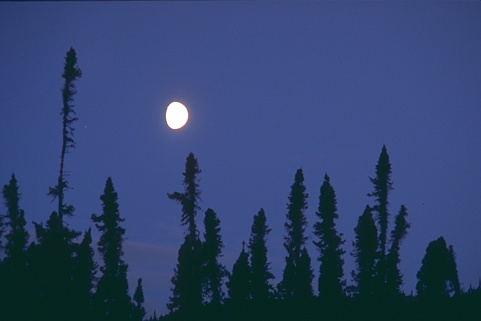
#> input picture Experiments/Image Segmentation exp - v2/238011.jpg, 481 x 321 px, found by its file name
$ jupyter execute __kmeans-workingWithVq.ipynb
#> lines starting #> are read from the running program, lines starting #| are printed output that depends on the picture
[cell 1]
import numpy as np
import pandas as pd
import cv2 as cv
from matplotlib import pyplot as plt
from sklearn.cluster import KMeans

[cell 2]
img=cv.imread('238011.jpg')
#> img is the input picture: shape (321, 481, 3); mean B, G, R 110, 67.4, 48.4
img=cv.cvtColor(img,cv.COLOR_BGR2RGB)

plt.imshow(img)
plt.xticks([])
plt.yticks([])
plt.grid(False)
plt.show()
pic=cv.cvtColor(img,cv.COLOR_RGB2LUV)
#> pic: shape (321, 481, 3); mean of channels 0, 1, 2 73, 90.2, 101.5
plt.imshow(pic)

[cell 3]
#resize the image
img = cv.resize(pic, dsize=(200, 200))
#> img: shape (200, 200, 3); mean of channels 0, 1, 2 72.9, 90.1, 101.4

#
# rearange the image array with the block size of four
#

i=0
j=0
luv=[]

for h in range(100):
    j=0
    for k in range(100):
        luv.append([
            [img[i,j,0],img[i+1,j,0],img[i,j+1,0],img[i+1,j+1,0]],
            [img[i,j,1],img[i+1,j,1],img[i,j+1,1],img[i+1,j+1,1]],
            [img[i,j,2],img[i+1,j,2],img[i,j+1,2],img[i+1,j+1,2]]
        ])

        j=j+2
    i=i+2
#> after the loop, i = 200; luv = 10000 items

luva=np.reshape(np.array(luv),(100,100,3,4))
print('luva.shape',luva.shape)
#| luva.shape (100, 100, 3, 4)

# re-asign the new array format to the image
pic=luva
print('pic.shape',pic.shape)
#| pic.shape (100, 100, 3, 4)

pic_n = pic.reshape(pic.shape[0]*pic.shape[1]* pic.shape[2], pic.shape[3])
print('pic_n.shape',pic_n.shape)
#| pic_n.shape (30000, 4)

[cell 4]
import time as t
clusterssize=[2,3,4,5,6,7,8,9,10]
timearray=[]
error=[]
segementedImg=[]

[cell 5]
for i in clusterssize:

    start=t.time()
    kmeans = KMeans(n_clusters=i, random_state=0,max_iter=50).fit(pic_n)
    timearray.append(t.time()-start)
    segementedImg.append(kmeans.labels_)
    pic2show = kmeans.cluster_centers_[kmeans.labels_]

    cluster_pic = pic2show.reshape(pic.shape[0],pic.shape[1], pic.shape[2], pic.shape[3])

    error.append(np.linalg.norm(pic-cluster_pic))
    print(i)
#> after the loop, error = [4915.9, 2540.2, 2355.7, 2118, 2024.6, 1952.8, 1531.3, 1515.8, 1345.5]; segementedImg = 9 items; timearray = [0.0289, 0.0112, 0.0165, 0.0218, 0.0181, 0.0184, 0.0213, 0.023, 0.0214]

[cell 6]
#convert back the clustered image to the original form
#decoding

temp=np.zeros((200,200,3))
i=0
j=0
for h in range(100):
    j=0
    for k in range(100):
        val=cluster_pic[h,k,:,:]

        temp[i,j,0]=val[0][0]
        temp[i+1,j,0]=val[0][1]
        temp[i,j+1,0]=val[0][2]
        temp[i+1,j+1,0]=val[0][3]

        temp[i,j,1]=val[1][0]
        temp[i+1,j,1]=val[1][1]
        temp[i,j+1,1]=val[1][2]
        temp[i+1,j+1,1]=val[1][3]

        temp[i,j,2]=val[2][0]
        temp[i+1,j,2]=val[2][1]
        temp[i,j+1,2]=val[2][2]
        temp[i+1,j+1,2]=val[2][3]

        j=j+2
    i=i+2
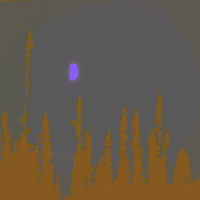
#> temp: shape (200, 200, 3) float64; mean of channels 0, 1, 2 73.5, 89.5, 101.5; drawn as B, G, R
#> after the loop, i = 200


temp=cv.cvtColor((temp).astype('uint8'),cv.COLOR_LUV2RGB)
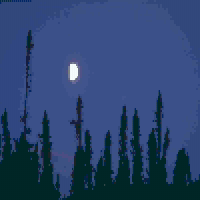
#> temp: shape (200, 200, 3); mean R, G, B 43.4, 67.9, 110.5
plt.imshow(temp)
plt.xticks([])
plt.yticks([])
plt.imshow(temp)
plt.savefig('kmeans_SegementdIMg.jpg')
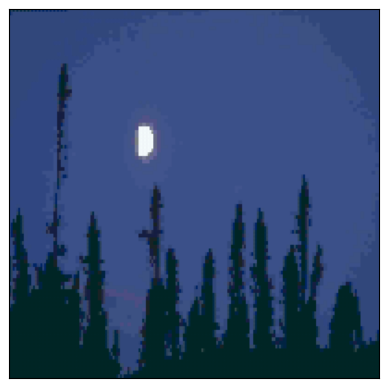
#> figure drawn by matplotlib, 1 panel
plt.show()

[cell 7]
plt.xlabel('Number of Clusters')
plt.ylabel('Error')
plt.plot(clusterssize,error)
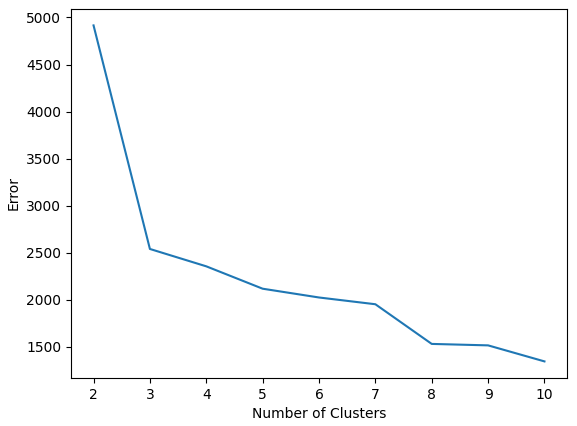
#> figure drawn by matplotlib, 1 panel

[cell 8]
plt.xlabel('Number of Clusters')
plt.ylabel('Time [Sec]')

plt.plot(np.arange(2,11,1),timearray)
np.savetxt("kmeans_error.csv", error, delimiter=",")
np.savetxt("kmeans_timearray.csv", timearray, delimiter=",")
np.savetxt("kmeans_segementedImg.csv", segementedImg, delimiter=",")
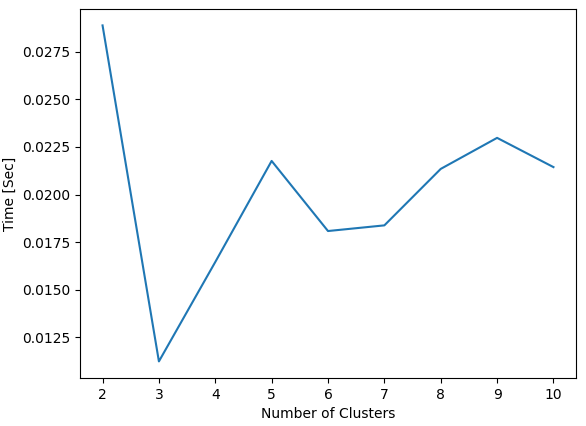
#> figure drawn by matplotlib, 1 panel

$ run again, with Experiments/Image Segmentation exp - v2/35070.jpg copied over Experiments/Image Segmentation exp - v2/238011.jpg
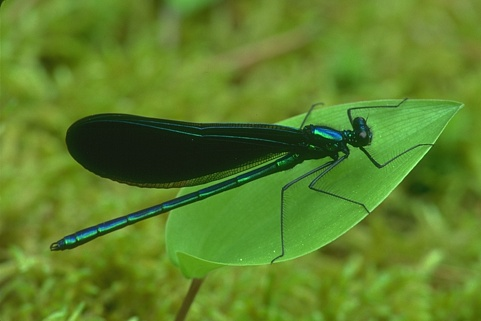
#> input picture Experiments/Image Segmentation exp - v2/35070.jpg, 481 x 321 px, found by its file name
#> img is the input picture: shape (321, 481, 3); mean B, G, R 40.8, 129, 93
#> pic: shape (321, 481, 3); mean of channels 0, 1, 2 125.5, 84.1, 183.5
#> after the loop `for h in range(100):`: i = 200; luv = 10000 items
#| luva.shape (100, 100, 3, 4)
#| pic.shape (100, 100, 3, 4)
#| pic_n.shape (30000, 4)
#> after the loop `for i in clusterssize:`: error = [7666.8, 6938.6, 3599.5, 3064.8, 2790.4, 2503.4, 2331.2, 2211.3, 2103.4]; segementedImg = 9 items; timearray = [0.0352, 0.0136, 0.013, 0.0146, 0.0204, 0.0225, 0.0247, 0.0211, 0.0337]
#> after the loop `for h in range(100):`:
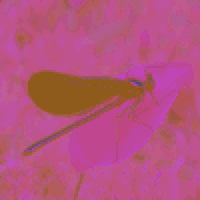
#> temp: shape (200, 200, 3) float64; mean of channels 0, 1, 2 125.5, 84, 183.1; drawn as B, G, R
#> after the loop `for h in range(100):`: i = 200
#> `[cell 8] plt.xlabel('Number of Clusters') plt.ylabel('Time [Sec]')  pl..`:
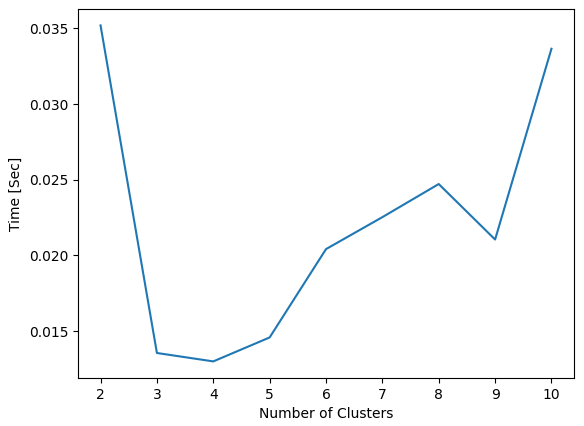
#> figure drawn by matplotlib, 1 panel

$ run again, with Experiments/Image Segmentation exp - v2/41033.jpg copied over Experiments/Image Segmentation exp - v2/238011.jpg
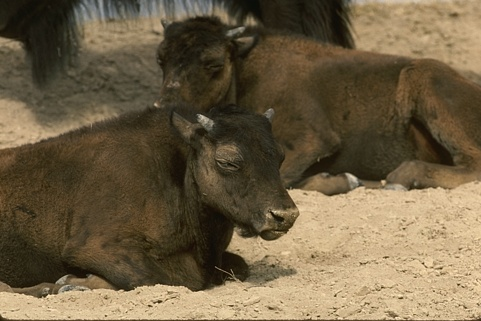
#> input picture Experiments/Image Segmentation exp - v2/41033.jpg, 481 x 321 px, found by its file name
#> img is the input picture: shape (321, 481, 3); mean B, G, R 68.9, 96, 111.4
#> pic: shape (321, 481, 3); mean of channels 0, 1, 2 102.4, 104.4, 155.1
#> after the loop `for h in range(100):`: i = 200; luv = 10000 items
#| luva.shape (100, 100, 3, 4)
#| pic.shape (100, 100, 3, 4)
#| pic_n.shape (30000, 4)
#> after the loop `for i in clusterssize:`: error = [7973.2, 5358, 4212.6, 3541.6, 3083.1, 2875.3, 2787.4, 2580.5, 2483.4]; segementedImg = 9 items; timearray = [0.0294, 0.0134, 0.0131, 0.0167, 0.0174, 0.019, 0.0201, 0.0203, 0.0196]
#> after the loop `for h in range(100):`:
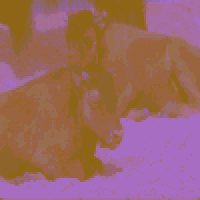
#> temp: shape (200, 200, 3) float64; mean of channels 0, 1, 2 102.2, 104.2, 155.1; drawn as B, G, R
#> after the loop `for h in range(100):`: i = 200
#> `[cell 8] plt.xlabel('Number of Clusters') plt.ylabel('Time [Sec]')  pl..`:
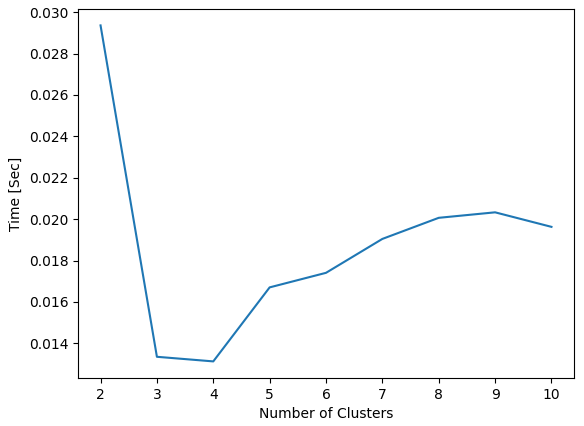
#> figure drawn by matplotlib, 1 panel

$ run again, with Experiments/Image Segmentation exp - v2/42049.jpg copied over Experiments/Image Segmentation exp - v2/238011.jpg
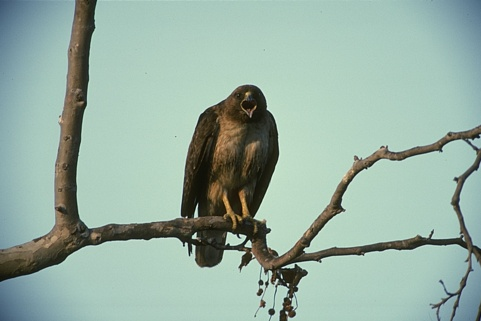
#> input picture Experiments/Image Segmentation exp - v2/42049.jpg, 481 x 321 px, found by its file name
#> img is the input picture: shape (321, 481, 3); mean B, G, R 163.1, 175.2, 150.9
#> pic: shape (321, 481, 3); mean of channels 0, 1, 2 174.8, 87.6, 142.4
#> after the loop `for h in range(100):`: i = 200; luv = 10000 items
#| luva.shape (100, 100, 3, 4)
#| pic.shape (100, 100, 3, 4)
#| pic_n.shape (30000, 4)
#> after the loop `for i in clusterssize:`: error = [9801.1, 4632, 3917.1, 3648.3, 3473.7, 3198.8, 2965, 2783.6, 2631.6]; segementedImg = 9 items; timearray = [0.0346, 0.0117, 0.0137, 0.0151, 0.0159, 0.0188, 0.0341, 0.0243, 0.0255]
#> after the loop `for h in range(100):`:
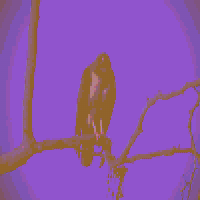
#> temp: shape (200, 200, 3) float64; mean of channels 0, 1, 2 174.7, 87.3, 142.5; drawn as B, G, R
#> after the loop `for h in range(100):`: i = 200
#> `[cell 8] plt.xlabel('Number of Clusters') plt.ylabel('Time [Sec]')  pl..`:
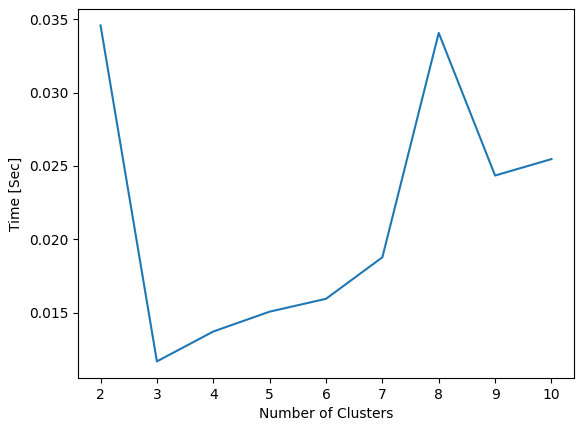
#> figure drawn by matplotlib, 1 panel
